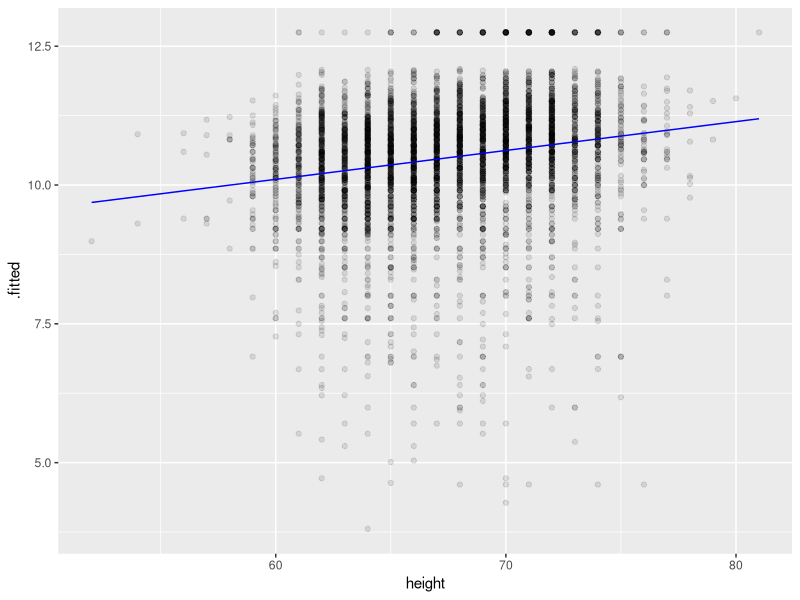

R code for this plot: (Note: this script raises an error after producing the figure.)
## ---- chunk 1
library(tidyverse)
library(modelr)
library(broom)

wages <- heights %>% filter(income > 0)
## ---- chunk 2
mod_e <- lm(log(income) ~ education, data = wages)
mod_e
## ---- chunk 3
mod_h <- wages %>% lm(log(income) ~ height, data = .)
mod_h %>%
  tidy()

mod_h %>% 
  glance() %>% 
  select(adj.r.squared, p.value)
## ---- chunk 4
mod_eh <- wages %>% 
  lm(log(income) ~ education + height, data = .)

mod_eh %>% 
  tidy()
## ---- chunk 5
mod_ehs <- wages %>% 
  lm(log(income) ~ education + height + sex, data = .)

mod_ehs %>% 
  tidy()
## ---- chunk 6
mod_h %>% 
  augment(data = wages) %>% 
  ggplot(mapping = aes(x = height, y = .fitted)) +
    geom_point(mapping = aes(y = log(income)), alpha = 0.1) +
    geom_line(color = "blue")
## ---- chunk 7
mod_ehs %>% 
  augment(data = wages) %>% 
  ggplot(mapping = aes(x = height, y = .fitted, color = sex)) +
    geom_line() +
    facet_wrap(vars(education))
## ---- chunk 8
wages %>% 
  gather_predictions(mod_h, mod_eh, mod_ehs) %>%
  filter(education > 11) %>%
  ggplot(mapping = aes(x = height, y = pred, color = sex)) +
    geom_line() +
    facet_grid(rows = vars(model), cols = vars(education))
## ---- chunk 9
new_data <- crossing(height = 50:90,
                     education = 1:20,
                     sex = factor(c("male", "female"),
                                  levels = c("male", "female")))

new_data %>% 
  gather_predictions(mod_h, mod_eh, mod_ehs) %>%
  filter(education > 11) %>%
  ggplot(mapping = aes(x = height, y = pred, color = sex)) +
    geom_line() +
    facet_grid(rows = vars(model), cols = vars(education))
## ---- chunk 10
wages %>%
  gather_residuals(mod_e, mod_eh, mod_ehs, mod_h) %>%
  ggplot(mapping = aes(x = afqt, y = resid)) +
    geom_point() +
    facet_wrap(vars(model))
## ---- chunk 11
wages %>%
  gather_residuals(mod_e, mod_eh, mod_ehs, mod_h) %>%
  ggplot(mapping = aes(x = afqt, y = resid)) +
    geom_hex() +
    scale_fill_viridis_c() +
    facet_wrap(vars(model))
